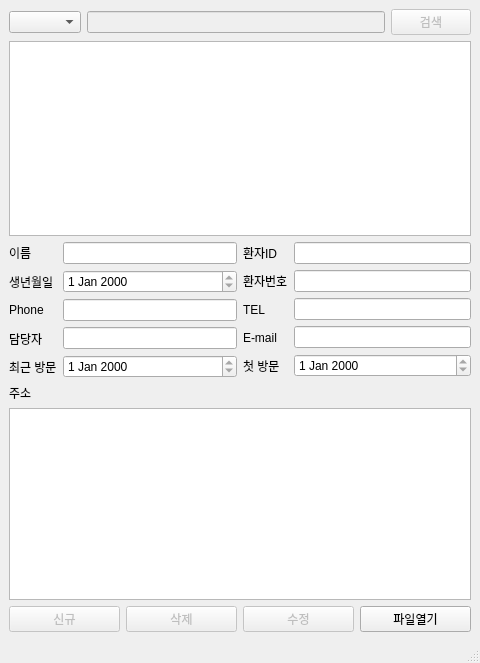
<?xml version="1.0" encoding="UTF-8"?>
<ui version="4.0">
 <class>MainWindow</class>
 <widget class="QMainWindow" name="MainWindow">
  <property name="geometry">
   <rect>
    <x>0</x>
    <y>0</y>
    <width>480</width>
    <height>663</height>
   </rect>
  </property>
  <property name="sizePolicy">
   <sizepolicy hsizetype="Expanding" vsizetype="Expanding">
    <horstretch>0</horstretch>
    <verstretch>0</verstretch>
   </sizepolicy>
  </property>
  <property name="minimumSize">
   <size>
    <width>480</width>
    <height>640</height>
   </size>
  </property>
  <property name="maximumSize">
   <size>
    <width>1920</width>
    <height>1080</height>
   </size>
  </property>
  <property name="windowTitle">
   <string>환자 관리 시스템</string>
  </property>
  <widget class="QWidget" name="centralwidget">
   <layout class="QVBoxLayout" name="verticalLayout_5">
    <item>
     <layout class="QHBoxLayout" name="horizontalLayout">
      <item>
       <widget class="QComboBox" name="comboBox"/>
      </item>
      <item>
       <widget class="QLineEdit" name="searchEdit">
        <property name="enabled">
         <bool>false</bool>
        </property>
        <property name="clearButtonEnabled">
         <bool>true</bool>
        </property>
       </widget>
      </item>
      <item>
       <widget class="QPushButton" name="searchBtn">
        <property name="enabled">
         <bool>false</bool>
        </property>
        <property name="text">
         <string>검색</string>
        </property>
       </widget>
      </item>
     </layout>
    </item>
    <item>
     <widget class="QTableView" name="tableView">
      <property name="editTriggers">
       <set>QAbstractItemView::NoEditTriggers</set>
      </property>
      <property name="dragDropOverwriteMode">
       <bool>true</bool>
      </property>
      <property name="selectionBehavior">
       <enum>QAbstractItemView::SelectRows</enum>
      </property>
      <property name="sortingEnabled">
       <bool>true</bool>
      </property>
     </widget>
    </item>
    <item>
     <layout class="QHBoxLayout" name="horizontalLayout_3">
      <item>
       <layout class="QGridLayout" name="gridLayout_2">
        <item row="0" column="1">
         <layout class="QVBoxLayout" name="verticalLayout_4">
          <item>
           <widget class="QLineEdit" name="nameEdit">
            <property name="readOnly">
             <bool>true</bool>
            </property>
           </widget>
          </item>
          <item>
           <widget class="QDateEdit" name="birthEdit">
            <property name="readOnly">
             <bool>true</bool>
            </property>
           </widget>
          </item>
          <item>
           <widget class="QLineEdit" name="phoneEdit">
            <property name="readOnly">
             <bool>true</bool>
            </property>
           </widget>
          </item>
          <item>
           <widget class="QLineEdit" name="docEdit">
            <property name="readOnly">
             <bool>true</bool>
            </property>
           </widget>
          </item>
          <item>
           <widget class="QDateEdit" name="cvisitEdit">
            <property name="readOnly">
             <bool>true</bool>
            </property>
           </widget>
          </item>
         </layout>
        </item>
        <item row="0" column="0">
         <layout class="QVBoxLayout" name="verticalLayout_3">
          <item>
           <widget class="QLabel" name="label_2">
            <property name="text">
             <string>이름</string>
            </property>
           </widget>
          </item>
          <item>
           <widget class="QLabel" name="label_4">
            <property name="text">
             <string>생년월일</string>
            </property>
           </widget>
          </item>
          <item>
           <widget class="QLabel" name="label_6">
            <property name="text">
             <string>Phone</string>
            </property>
           </widget>
          </item>
          <item>
           <widget class="QLabel" name="label_8">
            <property name="text">
             <string>담당자</string>
            </property>
           </widget>
          </item>
          <item>
           <widget class="QLabel" name="label_10">
            <property name="text">
             <string>최근 방문</string>
            </property>
           </widget>
          </item>
         </layout>
        </item>
       </layout>
      </item>
      <item>
       <layout class="QGridLayout" name="gridLayout">
        <item row="0" column="1">
         <layout class="QVBoxLayout" name="verticalLayout_2">
          <item>
           <widget class="QLineEdit" name="pidEdit">
            <property name="enabled">
             <bool>true</bool>
            </property>
            <property name="readOnly">
             <bool>true</bool>
            </property>
           </widget>
          </item>
          <item>
           <widget class="QLineEdit" name="pumEdit">
            <property name="readOnly">
             <bool>true</bool>
            </property>
           </widget>
          </item>
          <item>
           <widget class="QLineEdit" name="telEdit">
            <property name="readOnly">
             <bool>true</bool>
            </property>
           </widget>
          </item>
          <item>
           <widget class="QLineEdit" name="mailEdit">
            <property name="readOnly">
             <bool>true</bool>
            </property>
           </widget>
          </item>
          <item>
           <widget class="QDateEdit" name="fvisitEdit">
            <property name="readOnly">
             <bool>true</bool>
            </property>
           </widget>
          </item>
         </layout>
        </item>
        <item row="0" column="0">
         <layout class="QVBoxLayout" name="verticalLayout">
          <item>
           <widget class="QLabel" name="label">
            <property name="text">
             <string>환자ID</string>
            </property>
           </widget>
          </item>
          <item>
           <widget class="QLabel" name="label_3">
            <property name="text">
             <string>환자번호</string>
            </property>
           </widget>
          </item>
          <item>
           <widget class="QLabel" name="label_5">
            <property name="text">
             <string>TEL</string>
            </property>
           </widget>
          </item>
          <item>
           <widget class="QLabel" name="label_7">
            <property name="text">
             <string>E-mail</string>
            </property>
           </widget>
          </item>
          <item>
           <widget class="QLabel" name="label_9">
            <property name="text">
             <string>첫 방문</string>
            </property>
           </widget>
          </item>
         </layout>
        </item>
       </layout>
      </item>
     </layout>
    </item>
    <item>
     <layout class="QGridLayout" name="gridLayout_3">
      <item row="1" column="0">
       <widget class="QTextEdit" name="addrEdit">
        <property name="sizePolicy">
         <sizepolicy hsizetype="Expanding" vsizetype="Expanding">
          <horstretch>0</horstretch>
          <verstretch>0</verstretch>
         </sizepolicy>
        </property>
        <property name="readOnly">
         <bool>true</bool>
        </property>
       </widget>
      </item>
      <item row="0" column="0">
       <widget class="QLabel" name="label_11">
        <property name="text">
         <string>주소</string>
        </property>
       </widget>
      </item>
      <item row="2" column="0">
       <layout class="QHBoxLayout" name="horizontalLayout_2">
        <item>
         <widget class="QPushButton" name="addBtn">
          <property name="enabled">
           <bool>false</bool>
          </property>
          <property name="text">
           <string>신규</string>
          </property>
         </widget>
        </item>
        <item>
         <widget class="QPushButton" name="delBtn">
          <property name="enabled">
           <bool>false</bool>
          </property>
          <property name="text">
           <string>삭제</string>
          </property>
         </widget>
        </item>
        <item>
         <widget class="QPushButton" name="saveBtn">
          <property name="enabled">
           <bool>false</bool>
          </property>
          <property name="text">
           <string>수정</string>
          </property>
         </widget>
        </item>
        <item>
         <widget class="QPushButton" name="pushButton">
          <property name="text">
           <string>파일열기</string>
          </property>
         </widget>
        </item>
       </layout>
      </item>
     </layout>
    </item>
   </layout>
  </widget>
  <widget class="QStatusBar" name="statusbar"/>
 </widget>
 <tabstops>
  <tabstop>comboBox</tabstop>
  <tabstop>searchEdit</tabstop>
  <tabstop>searchBtn</tabstop>
  <tabstop>tableView</tabstop>
  <tabstop>nameEdit</tabstop>
  <tabstop>birthEdit</tabstop>
  <tabstop>pumEdit</tabstop>
  <tabstop>phoneEdit</tabstop>
  <tabstop>telEdit</tabstop>
  <tabstop>docEdit</tabstop>
  <tabstop>mailEdit</tabstop>
  <tabstop>cvisitEdit</tabstop>
  <tabstop>fvisitEdit</tabstop>
  <tabstop>addrEdit</tabstop>
  <tabstop>addBtn</tabstop>
  <tabstop>delBtn</tabstop>
  <tabstop>saveBtn</tabstop>
  <tabstop>pushButton</tabstop>
  <tabstop>pidEdit</tabstop>
 </tabstops>
 <resources/>
 <connections/>
</ui>
